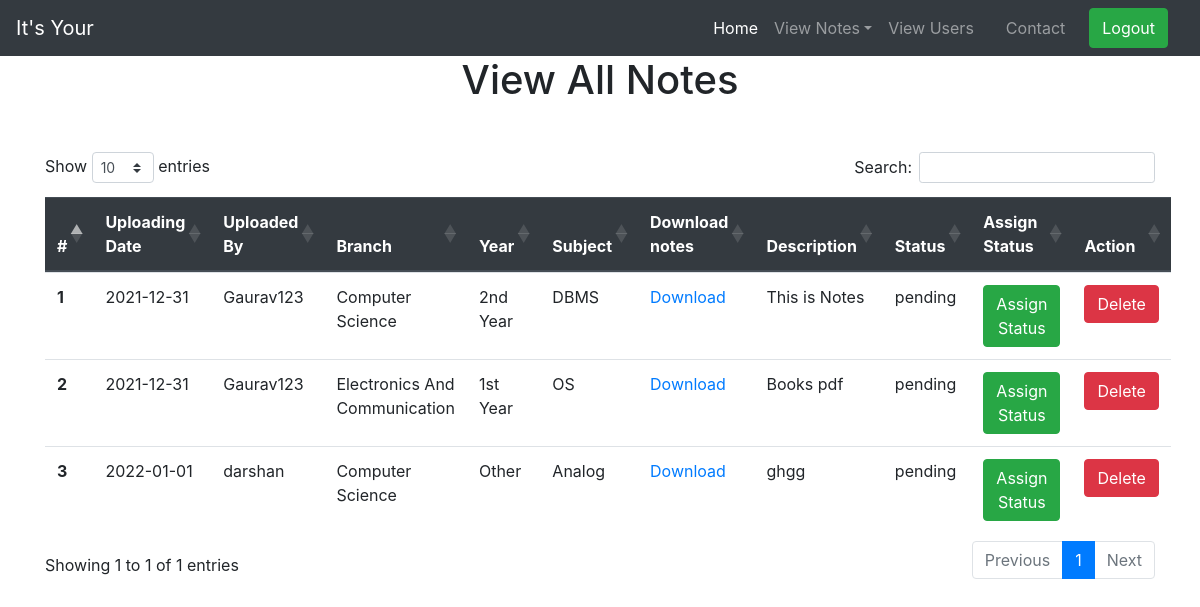
The app's page /all_notes (signed in), older data.
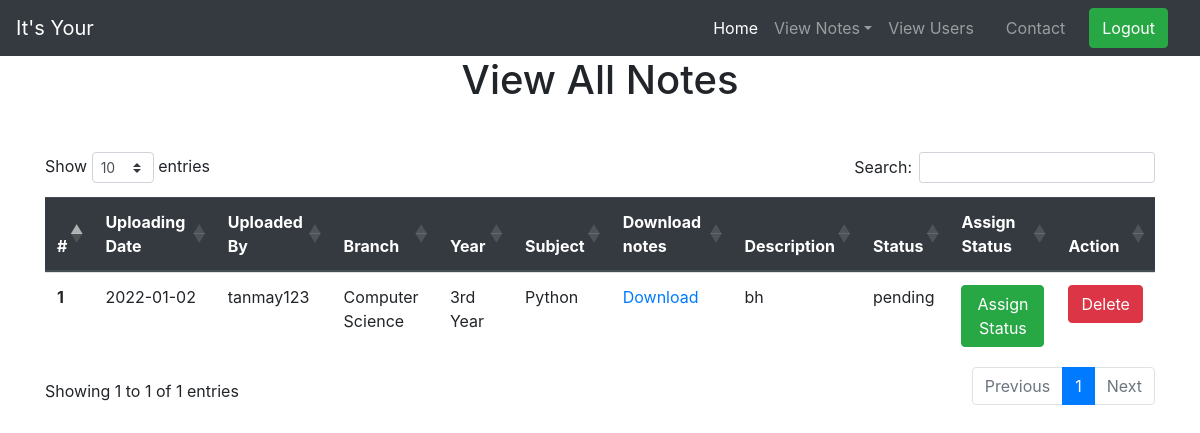
The same page, newer data.
### notes/models.py (models this page shows)
class Notes(models.Model):
    user = models.ForeignKey(User,on_delete=models.CASCADE)
    uploadingdate =models.CharField(max_length=30,null=True)
    branch =models.CharField(max_length=30)
    subject =models.CharField(max_length=30)
    notesfile =models.FileField(null=True)
    filetype =models.CharField(max_length=30)
    description =models.CharField(max_length=200,null=True)
    year =models.CharField(max_length=30,null=True)
    notestype=models.CharField(max_length=30,null=True)
    status =models.CharField(max_length=30)

### notes/views.py (the view)
# urls.py: path('all_notes',all_notes, name='all_notes'),
def all_notes(request):
    if not request.user.is_authenticated:
           return redirect('index')
    notes = Notes.objects.all()
    d={'notes':notes}
    return render(request,'notes/all_notes.html',d)

### notes/templates/notes/all_notes.html (shortened to what this page needs)
{% extends 'notes/admin_nav.html' %}
{% load static %}
{% block body %}
<link rel="stylesheet" href="https://cdnjs.cloudflare.com/ajax/libs/twitter-bootstrap/4.5.2/css/bootstrap.css">
<link rel="stylesheet" href="https://cdn.datatables.net/1.10.23/css/dataTables.bootstrap4.min.css">
<h1 class="text-center">View All Notes</h1>
<div class="container mt-5">
    <table class="table" id="example">
        <thead class="thead-dark">
          <tr>
            <th scope="col">#</th>
            <th scope="col">Uploading Date</th>
            <th scope="col">Uploaded By</th>
            <th scope="col">Branch</th>
            <th scope="col">Year</th>
            <th scope="col">Subject</th>
            <th scope="col">Download notes</th>
            <th scope="col">Description</th>
            <th scope="col">Status</th>
            <th scope="col">Assign Status</th>
            <th scope="col">Action</th>
          </tr>
        </thead>
        {% for i in notes %}
        <tbody>
          <tr>
            <th scope="row">{{forloop.counter }}</th>
            <td>{{i.uploadingdate}}</td>
            <td>{{i.user.username}}</td>
            <td>{{i.branch}}</td>
            <td>{{i.year}}</td>
            <td>{{i.subject}}</td>
            <td><a href="{{i.notesfile.url}}" download>Download</a></td>
            <td>{{i.description}}</td>
            <td>{{i.status}}</td>
            <td><a href="{% url 'assign_status' i.id %}" class="btn btn-success" >Assign Status</a></td>
            <td><a href="{% url 'delete_notes' i.id %}" class="btn btn-danger" onclick="return confirm('Are You Sure')">Delete</a></td>
          </tr>
        </tbody>
        {% endfor %}
      </table>
</div>
{% endblock %}

Row changes from the older to the newer data that the page shows:
removed Notes: uploadingdate "2021-12-31", user.username "Gaurav123", branch "Computer Science", year "2nd Year", subject "DBMS", description "This is Notes", status "pending"
removed Notes: uploadingdate "2021-12-31", user.username "Gaurav123", branch "Electronics And Communication", year "1st Year", subject "OS", description "Books pdf", status "pending"
removed Notes: uploadingdate "2022-01-01", user.username "darshan", branch "Computer Science", year "Other", subject "Analog", description "ghgg", status "pending"
added Notes: uploadingdate "2022-01-02", user.username "tanmay123", branch "Computer Science", year "3rd Year", subject "Python", description "bh", status "pending"
